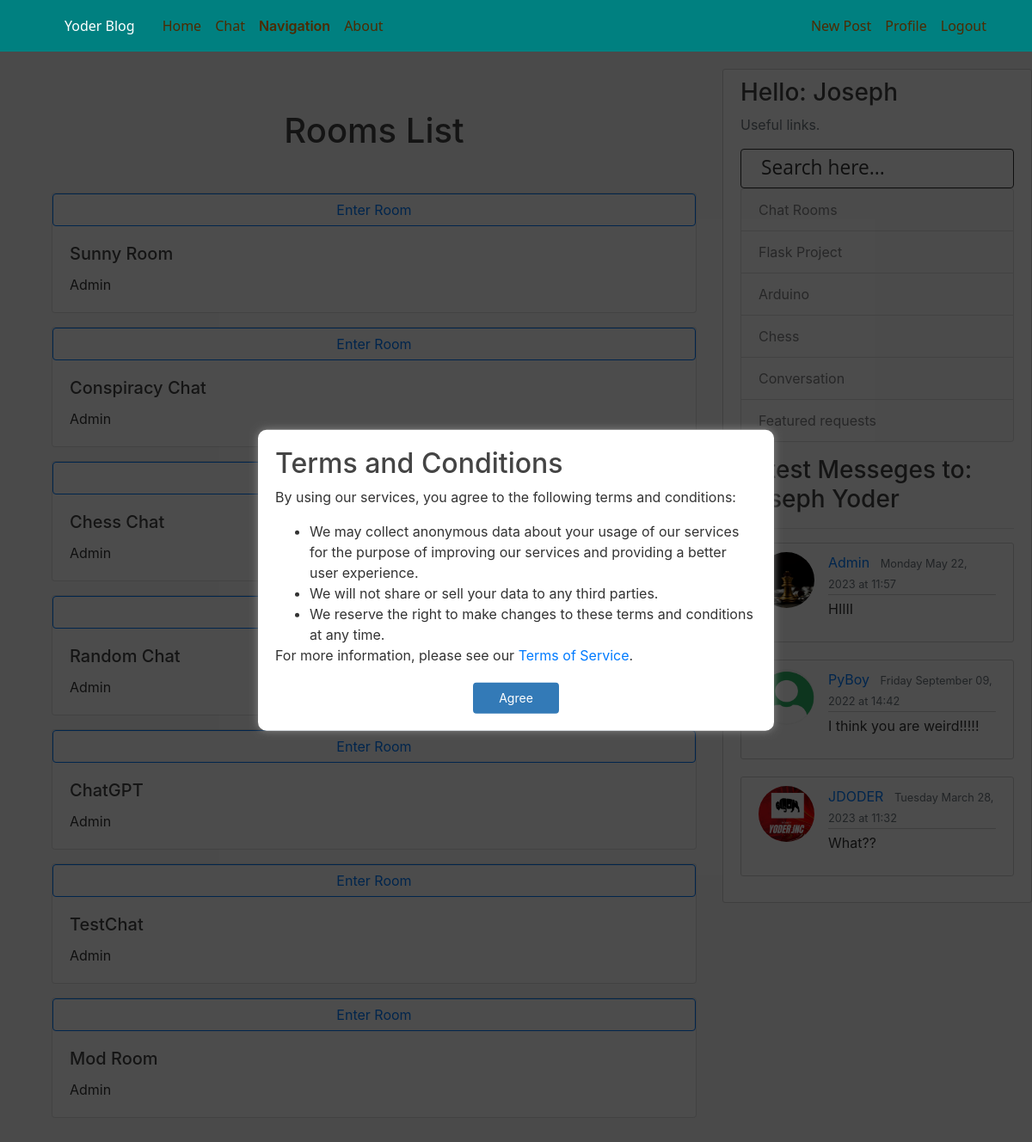
The page /chat/rooms/ (signed in) on the database its author committed.
### chat/models.py (models this page shows, shortened)
class Room(models.Model):
    name = models.CharField(max_length=1000)
    user = models.ForeignKey(User, on_delete=models.CASCADE, null=True)
    allowed_users = models.ManyToManyField(User, related_name='allowed_users', blank=True)
    allow_all_users = models.BooleanField(default=True)

class Chat(models.Model):
    person_to = models.ForeignKey(User, on_delete=models.CASCADE, related_name='person_to')
    author = models.ForeignKey(User, on_delete=models.CASCADE, related_name='author')
    content = models.TextField(max_length=1000)
    date_posted = models.DateTimeField(default=timezone.now)

### users/models.py (models this page shows, shortened)
class Profile(models.Model):
    user = models.OneToOneField(User, on_delete=models.CASCADE)
    profile_pic = models.ImageField(default='default.png', upload_to='profile_pics')
    bio = models.TextField(default='This is my bio')
    likes = models.ManyToManyField(User, related_name='user_likes')
    theme = models.BooleanField(default=True)
    notifications = models.BooleanField(default=True)
    ip = models.GenericIPAddressField(null=True, blank=True)
    terms = models.BooleanField(default=False, null=False, blank=True)
    gps_coords = models.CharField(blank=True, null=True, max_length=2000)
    last_active = models.DateTimeField(null=True, blank=True)
    are_active =  models.BooleanField(default=False)
    layout = models.BooleanField(default=False)
    def save(self, *args, **kwargs):
        super().save()
        img = Image.open(self.profile_pic.path)
        if img.height > 200 or img.width > 200:
            output_size = (200, 200)
            img.thumbnail(output_size)
            img.save(self.profile_pic.path)

### chat/views.py (the view)
# urls.py: path('chat/rooms/', RoomListView.as_view(), name='room_list'),
class RoomListView(NotificationMixin, ListView):
    model = Room
    def get_template_names(self):
        profile = Profile.objects.all().first()
        profile.layout = False
        if self.request.user.is_authenticated:
            profile = self.request.user.profile
        if profile.layout:
                return ['themetwo/chat/vew_rooms.html']
        else:
            return ['chat/view_rooms.html']
    context_object_name = 'rooms'
    paginate_by = 7

### chat/utils.py (called while the page is built)
def get_latest_messages_from_each_user(user_queryset, page_user):
    latest_messages = []
    for user in user_queryset:
        latest_message = Chat.objects.filter(person_to=page_user, author=user).order_by("-date_posted").first()
        if latest_message:
          latest_messages.append(latest_message)
    return latest_messages

    def get_context_data(self, *args, **kwargs):
      if self.request.user.is_authenticated:
        cat_menu = Category.objects.all()
        chat_menu = User.objects.all()
        context = super().get_context_data(*args, **kwargs)
        users = User.objects.all()
        latest_messages = get_latest_messages_from_each_user(users, self.request.user)
        context["cat_menu"] = cat_menu
        if latest_messages: context['sidebar'] = latest_messages
        context["chat_menu"] = chat_menu
        return context
      else:
        return

### main/models.py (called while the page is built)
    def __str__(self):
        return self.name

### main/templates/chat/view_rooms.html (shortened to what this page needs)
{% extends "blog/layout.html" %}
{% block content %}
  <h1 class="text-center mt-5 mb-5">Rooms List</h1>
  {% for room in rooms %}
    <div class="card mb-3">
      <a href="{% url 'room' room.name %}" class="btn btn-outline-primary">Enter Room</a>
      <div class="card-body">
        <h5 class="card-title">{{ room.name }}</h5>
        <p class="card-text">{{ room.user }}</p>
      </div>
    </div>
  {% endfor %}
{% endblock content %}

### main/templates/blog/layout.html (shortened to what this page needs)
{% load static %}
<!DOCTYPE html>
<html>
<head>
		<link rel="stylesheet" href="https://unpkg.com/leaflet@1.7.1/dist/leaflet.css"/>
  <link href="{% static 'css/variables.css' %}" rel="stylesheet">
  <link href="{% static 'css/main2.css' %}" rel="stylesheet">
    <link rel="stylesheet" href="https://maxcdn.bootstrapcdn.com/bootstrap/4.0.0/css/bootstrap.min.css">
    <link rel="stylesheet" type="text/css" href="{% static 'main.css' %}">
    {% if user.is_authenticated %}
    {% if user.profile.theme %}
        <link rel="stylesheet" type="text/css" href="{% static 'light.css' %}">
    {% else %}
        <link rel="stylesheet" type="text/css" href="{% static 'dark.css' %}">
    {% endif %}
    {% else %}
        <link rel="stylesheet" type="text/css" href="{% static 'light.css' %}">
    {% endif %}
</head>
<body id="body">
  <header class="site-header">
    <nav class="navbar navbar-expand-md navbar-dark bg-steel fixed-top">
      <div class="container">
        <a class="navbar-brand mr-4" href="{% url 'blog-home' %}">Yoder Blog</a>
        <div class="collapse navbar-collapse" id="navbarToggle">
          <ul class="navbar-nav mr-auto">
            <li class="nav-item">
              <a class="nav-link" href="{% url 'blog-home' %}">Home</a>
            </li>
            <li class="nav-item">
              <a class="nav-link" href="{% url 'chat-home' %}">Chat</a>
            </li>
            <li class="dropdown"><span class="nav-link" style="font-weight: 600;">Navigation</span>
          </li>
            <li class="nav-item">
              <a class="nav-link" href="{% url 'blog-about' %}">About</a>
            </li>
          </ul>
          <ul class="navbar-nav ml-auto">
              {% if user.is_authenticated %}
              <a class="nav-item nav-link" href="{% url 'post-create' %}">New Post</a>
              <a class="nav-item nav-link" href="{% url 'profile' %}">Profile</a>
              <a class="nav-item nav-link" href="{% url 'logout' %}">Logout</a>
              {% else %}
              <a class="nav-item nav-link" href="{% url 'login' %}">Login</a>
              <a class="nav-item nav-link" href="{% url 'register' %}">Register</a>
              {% endif %}
            </div>
          </div>
      </nav>
    </header>
    <main role="main" class="container-flex" style="margin-left:60px; overflow:hidden;">
      <div class="row">
        <div class="col-md-8">
					<div id="overlay">
							<div id="popup" class="popup">
									<h2>Terms and Conditions</h2>
									<p>By using our services, you agree to the following terms and conditions:</p>
									<ul>
											<li>We may collect anonymous data about your usage of our services for the purpose of improving our services and providing a better user experience.</li>
											<li>We will not share or sell your data to any third parties.</li>
											<li>We reserve the right to make changes to these terms and conditions at any time.</li>
									</ul>
									<p>For more information, please see our <a href="/terms" target="_blank">Terms of Service</a>.</p>
									<button id="close-btn" onclick="closePopup()">Agree</button>
							</div>
					</div>
          {% block content %}{% endblock %}
        </div>
        <div class="col-md-4" style="margin: 0;">
          <div class="content-section">
            {% if user.is_authenticated %}
            {% if user.is_authenticated %}
            {% if user.first_name %}
            <h3>Hello: {{ user.first_name }}</h3>
            {% else %}
            <h3>Hello: {{ user.username }}</h3>
            {% endif %}
            {% else %}
            <h3>Info</h3>
            {% endif %}
            <p class='text-muted'>Useful links.
              <form action="{% url 'search_results' %}" method="get">
          <input type="search" value="Search here..." onblur="if(this.value == '') { this.value = 'Search here...'; }" onfocus="if (this.value == 'Search here...') { this.value = ''; }" class="text-search" name="q" style="margin-top: 5px;">
       </form>
              <ul class="list-group">
                <a href="{% url 'room_list' %}" class="{% if user.profile.theme %}list-group-item-light{% else %}list-group-item-dark{% endif %} list-group-item dlistgroup" >Chat Rooms</a>
                <a href="https://www.flaskproject.tk" class="{% if user.profile.theme %}list-group-item-light{% else %}list-group-item-dark{% endif %} list-group-item dlistgroup"  target="blank">Flask Project</a>
                <a href="/category/Arduino/" class="{% if user.profile.theme %}list-group-item-light{% else %}list-group-item-dark{% endif %} list-group-item dlistgroup" >Arduino</a>
                <a href="/category/Chess/" class="{% if user.profile.theme %}list-group-item-light{% else %}list-group-item-dark{% endif %} list-group-item" >Chess</a>
                <a href="/category/Conversation/" class="{% if user.profile.theme %}list-group-item-light{% else %}list-group-item-dark{% endif %} list-group-item" >Conversation</a>
                <a href="/category/Feature-Requests/" class="{% if user.profile.theme %}list-group-item-light{% else %}list-group-item-dark{% endif %} list-group-item" >Featured requests</a>
              </ul>
            </p>
            {% if sidebar %}
            {% if user.is_authenticated %}
            {% if user.get_full_name %}
            <h3>Latest Messeges to: {{ user.get_full_name }}</h3>
            {% else %}
            <h3>Latest Messeges to {{ user.username }}</h3>
            {% endif %}
            <hr>
            {% for post in sidebar %}
            <article class="media content-section">
              <img src="{{ post.author.profile.profile_pic.url }}" alt="" class="rounded-circle article-img">
              <div class="media-body">
                <div class="article-metadata">
                  {% if post.author.username %}
                  <a class="mr-2" href="{% url 'user-posts' post.author.username %}">{{ post.author }}</a>
                  <small class="text-muted"><a href="{% url 'chat' post.author.pk %}" class="text-muted">{{ post.date_posted|date:"l F d, Y \a\t H:i" }}</a></small>{% endif %}
                </div>
                <p class="article-content" style="word-wrap: break-word;">{{ post.content|safe }}</p>
              </div>
            </article>
            {% endfor %}
            {% endif %}
            {% endif %}
          {% endif %}
        </div>
        </div>
      </div>
    </main>
</body>
</html>

### static/css/variables.css (style rules this page uses)
:root { --font-default: 'EB Garamond', system-ui, -apple-system, "Segoe UI", Roboto, "Helvetica Neue", Arial, "Noto Sans", "Liberation Sans", sans-serif, "Apple Color Emoji", "Segoe UI Emoji", "Segoe UI Symbol", "Noto Color Emoji"; --font-primary: 'EB Garamond', serif; --font-secondary: 'Inter', sans-serif; --color-default: #212529; --color-default-rgb: 33, 37, 41; --color-links: #0080ff; --color-links-hover: #002050; --color-primary: #212529; --color-primary-light: #26282c; --color-primary-dark: #0b0c0e; --color-primary-rgb: 33, 37, 41; --color-primary-light-rgb: 38, 40, 44; --color-primary-dark-rgb: 11, 12, 14; --color-secondary: #596d80; --color-secondary-light: #8498aa; --color-secondary-dark: #404f5c; --color-secondary-rgb: 89, 109, 128; --color-secondary-light-rgb: 132, 152, 170; --color-secondary-dark-rgb: 64, 79, 92; --color-blue: #0d6efd; --color-blue-rgb: 13, 110, 253; --color-indigo: #6610f2; --color-indigo-rgb: 102, 16, 242; --color-purple: #6f42c1; --color-purple-rgb: 111, 66, 193; --color-pink: #f3268c; --color-pink-rgb: 243, 38, 140; --color-red: #df1529; --color-red-rgb: 223, 21, 4; --color-orange: #fd7e14; --color-orange-rgb: 253, 126, 20; --color-yellow: #ffc107; --color-yellow-rgb: 255, 193, 7; --color-green: #059652; --color-green-rgb: 5, 150, 82; --color-teal: #20c997; --color-teal-rgb: 32, 201, 151; --color-cyan: #0dcaf0; --color-cyan-rgb: 13, 202, 240; --color-white: #ffffff; --color-white-rgb: 255, 255, 255; --color-gray: #6c757d; --color-gray-rgb: 108, 117, 125; --color-black: #000000; --color-black-rgb: 0, 0, 0; }
:root { --bs-blue: var(--color-blue); --bs-indigo: var(--color-indigo); --bs-purple: var(--color-purple); --bs-pink: var(--color-pink); --bs-red: var(--color-red); --bs-orange: var(--color-orange); --bs-yellow: var(--color-yellow); --bs-green: var(--color-green); --bs-teal: var(--color-teal); --bs-cyan: var(--color-cyan); --bs-white: var(--color-white); --bs-gray: var(--color-gray); --bs-gray-dark: #343a40; --bs-gray-100: #f8f9fa; --bs-gray-200: #e9ecef; --bs-gray-300: #dee2e6; --bs-gray-400: #ced4da; --bs-gray-500: #adb5bd; --bs-gray-600: #6c757d; --bs-gray-700: #495057; --bs-gray-800: #343a40; --bs-gray-900: #212529; --bs-primary: var(--color-blue); --bs-secondary: var(--color-blue); --bs-success: #198754; --bs-info: #0dcaf0; --bs-warning: #ffc107; --bs-danger: #dc3545; --bs-light: #f8f9fa; --bs-dark: #212529; --bs-primary-rgb: var(--color-primary-rgb); --bs-secondary-rgb: var(--color-secondary-rgb); --bs-success-rgb: 25, 135, 84; --bs-info-rgb: 13, 202, 240; --bs-warning-rgb: 255, 193, 7; --bs-danger-rgb: 220, 53, 69; --bs-light-rgb: 248, 249, 250; --bs-dark-rgb: 33, 37, 41; --bs-white-rgb: var(--color-white-rgb); --bs-black-rgb: var(--color-black-rgb); --bs-body-color-rgb: var(--color-default-rgb); --bs-body-bg-rgb: 255, 255, 255; --bs-font-sans-serif: var(--font-default); --bs-font-monospace: SFMono-Regular, Menlo, Monaco, Consolas, "Liberation Mono", "Courier New", monospace; --bs-gradient: linear-gradient(180deg, rgba(255, 255, 255, 0.15), rgba(255, 255, 255, 0)); --bs-body-font-family: var(--font-default); --bs-body-font-size: 1rem; --bs-body-font-weight: 400; --bs-body-line-height: 1.5; --bs-body-color: var(--color-default); --bs-body-bg: #fff; }

### static/css/main2.css (style rules this page uses)
@media (min-width: 880px) { .navbar { padding: 0; } }
@media (min-width: 880px) { .navbar ul { margin: 0; padding: 0; display: flex; list-style: none; align-items: center; } }
@media (min-width: 880px) { .navbar li { position: relative; } }
@media (min-width: 880px) { .navbar a, .navbar a:focus { display: flex; align-items: center; justify-content: space-between; padding: 10px 0 10px 30px; font-family: var(--font-default); font-size: 16px; font-weight: 500; color: rgba(var(--color-default-rgb), 1); white-space: nowrap; transition: 0.3s; } }

### static/light.css (style rules this page uses)
body { background: #fafafa; color: #333333; margin-top: 5rem; }
h1, h2, h3, h4, h5, h6 { color: #444444; }
.bg-steel { background-color: #008080; }
.site-header .navbar-nav .nav-link { color: #4d2a00; }
.content-section { margin: 0; background: #ffffff; padding: 10px 20px; border: 1px solid #d1d1d1; border-radius: 3px; margin-bottom: 20px; word-wrap: break-word; overflow: hidden; }
.article-metadata { padding-bottom: 1px; margin-bottom: 4px; border-bottom: 1px solid #d1d1d1; }
input[type="search"] { border: 1px solid #333333; color: #333333; background-color: #ffffff; }

### rows shown on the page
Room: name "Sunny Room", user "Admin"
Room: name "Conspiracy Chat", user "Admin"
Room: name "Chess Chat", user "Admin"
Room: name "Random Chat", user "Admin"
Room: name "ChatGPT", user "Admin"
Room: name "TestChat", user "Admin"
Room: name "Mod Room", user "Admin"
Chat: author.profile.profile_pic (picture), author "Admin", date_posted "Monday May 22, 2023 at 11:57", content "HIIII"
Chat: author.profile.profile_pic (placeholder picture), author "PyBoy", date_posted "Friday September 09, 2022 at 14:42", content "I think you are weird!!!!!"
Chat: author.profile.profile_pic (picture), author "JDODER", date_posted "Tuesday March 28, 2023 at 11:32", content "What??"

### other values the page prints
{{ user.first_name }} "Joseph"
{{ user.get_full_name }} "Joseph Yoder"
